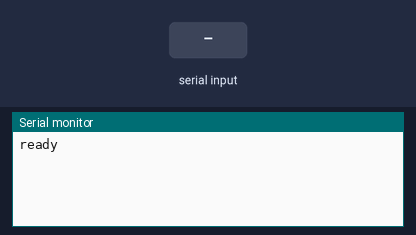
Simulated run of this sketch. Board: Arduino Uno, built with avr-gcc and run on an emulated ATmega328P. Shown: the last lines printed to the serial monitor. The test bench sets the inputs (shaded band).

Above: at 1.2 s.
1.3 s: "1" received over Serial
At 2.3 s:
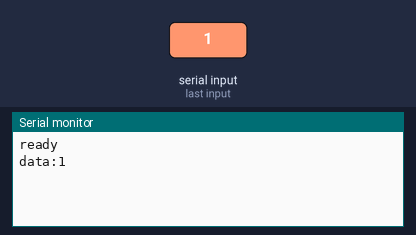
2.8 s: "0" received over Serial
At 3.4 s:
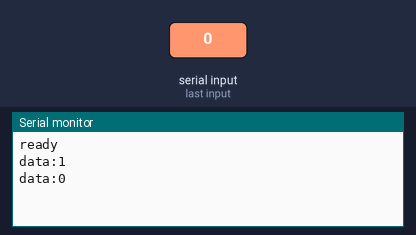
4.3 s: "2" received over Serial
At 5.8 s:
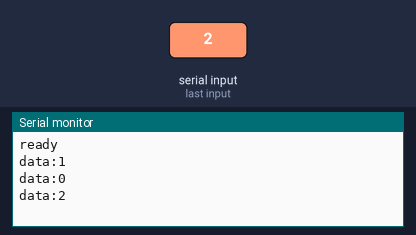

Measured:
- after the input at 1.3 s, the serial monitor: prints a new line at once (image 1)
- after the input at 2.8 s, the serial monitor: prints a new line at once (image 2)
- after the input at 4.3 s, the serial monitor: prints a new line at once (image 3)

The sketch:

bt05.ino
```cpp
void setup() {
  // put your setup code here, to run once:
  Serial.begin(115200);
  Serial.println("ready");
}

void loop() {
  // put your main code here, to run repeatedly:
  if (Serial.available() > 0)//串口接收到数据
  {
    String data;
    while (Serial.available() > 0) {
      data = data + char(Serial.read());
      delay(2);
    }
    Serial.println("data:" + data);
  }
}
```
